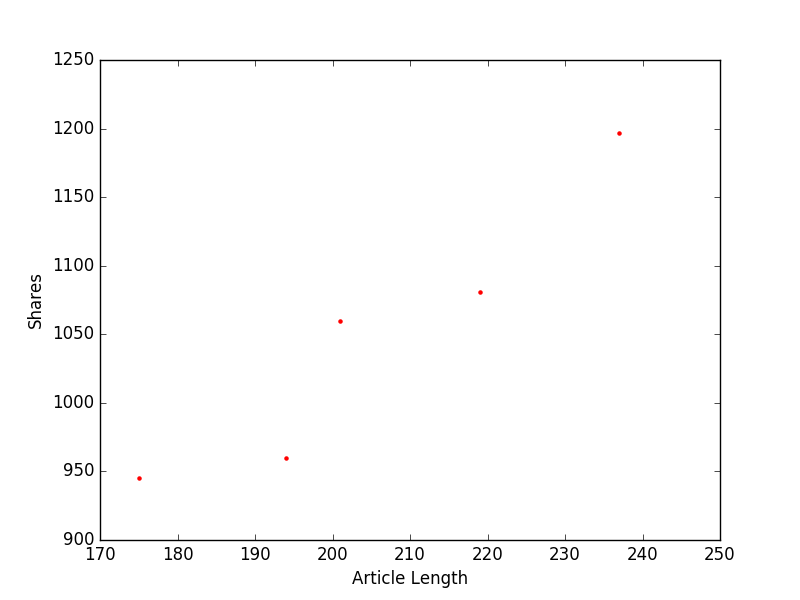

Generate this figure with Python:
import matplotlib.pyplot as plt
import numpy as np

# Read the data
COLUMNS = ["url", "title_length", "article_length", "keywords", "shares"]
data = np.genfromtxt("../OnlineNewsPopularityPicSample.csv", delimiter=',', names=COLUMNS)

# Set the size of the data points in the graph
scale = 5.0

# Create a new figure
fig = plt.figure(1)
# Plot the data
plt.scatter(data['article_length'], data['shares'], color='r', s=5.0)
#plt.plot(data['article_length'], data['article_length']*5, color='g')
#plt.plot(data['article_length'], data['article_length']*5.25, color='b')
#plt.plot(data['article_length'], data['article_length']*4.75, color='y')
# Label the axes
plt.xlabel('Article Length')
plt.ylabel('Shares')

# Displa all the figures
plt.show()
